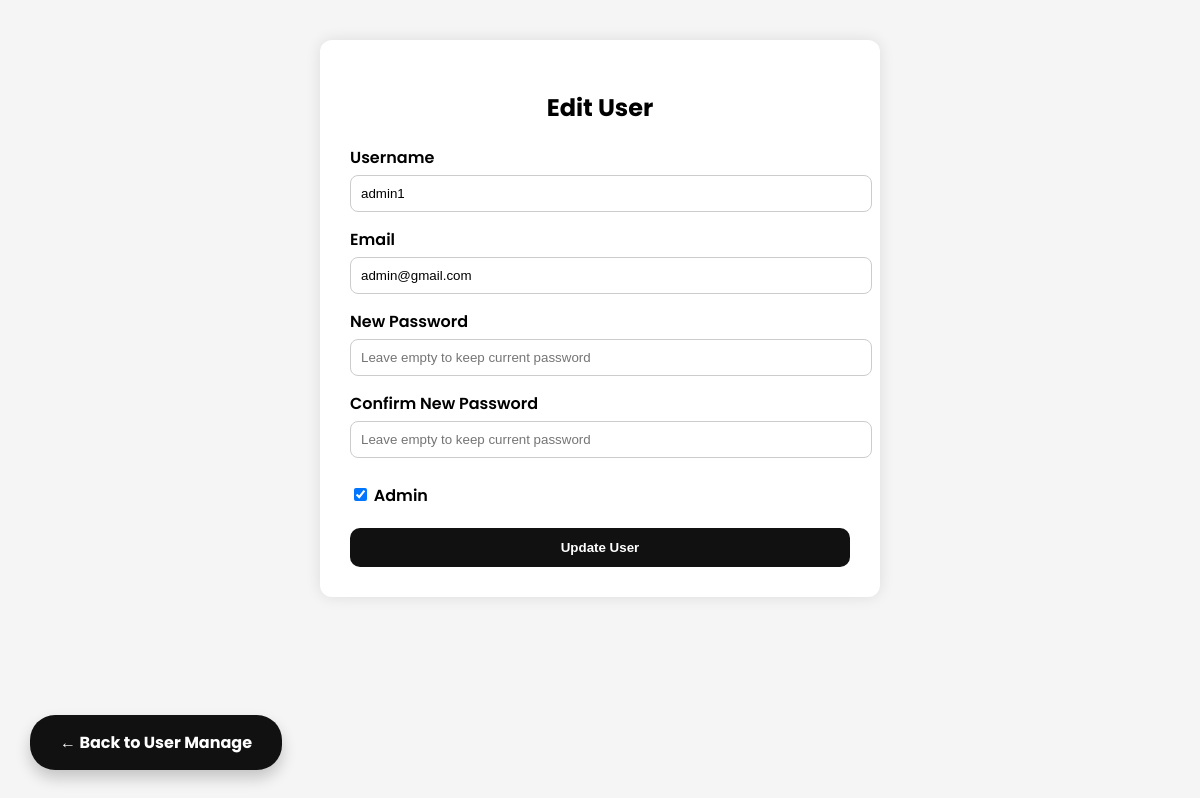
/admin/edit_user.php?id=31 (signed in), run on the app's committed database.
### tables this page shows
CREATE TABLE `users` (
  `id` int(11) NOT NULL,
  `username` varchar(100) NOT NULL,
  `email` varchar(255) NOT NULL,
  `password` varchar(255) NOT NULL,
  `created_at` timestamp NOT NULL DEFAULT current_timestamp(),
  `is_admin` tinyint(1) DEFAULT 0,
  `profile_picture` varchar(100) DEFAULT NULL,
  `failed_attempts` int(11) DEFAULT 0,
  `last_attempt_time` datetime DEFAULT NULL
);

### admin/edit_user.php (the view, shortened to what this page needs)
<?php
include '../db.php';
if (isset($_GET['id'])) {
    $user_id = $_GET['id'];
    $stmt = $pdo->prepare("SELECT * FROM users WHERE id = ?");
    $stmt->execute([$user_id]);
    $user = $stmt->fetch(PDO::FETCH_ASSOC);
} else {
    die('No user ID specified.');
}
?>
<!DOCTYPE html>
<html lang="en">
<head>
    <link rel="stylesheet" href="../css/admin.css">
</head>
<body>
    <div class="container">
        <h2>Edit User</h2>
        <form method="POST" action="edit_user.php?id=<?php echo htmlspecialchars($user['id']); ?>">
            <label for="username">Username</label>
            <input type="text" name="username" id="username" required value="<?php echo htmlspecialchars($user['username']); ?>">
            <label for="email">Email</label>
            <input type="email" name="email" id="email" required value="<?php echo htmlspecialchars($user['email']); ?>">
            <label for="new_password">New Password</label>
            <input type="password" name="new_password" id="new_password" placeholder="Leave empty to keep current password">
            <label for="confirm_password">Confirm New Password</label>
            <input type="password" name="confirm_password" id="confirm_password" placeholder="Leave empty to keep current password">
            <label>
                <input type="checkbox" name="is_admin" <?php echo $user['is_admin'] ? 'checked' : ''; ?>> Admin
            </label>
            <button type="submit" class="submit-btn">Update User</button>
        </form>
    </div>
    <a href="user_manage.php" class="floating-return">← Back to User Manage</a>
</body>
</html>

### css/admin.css (style rules this page uses)
body { font-family: Arial, sans-serif; margin: 0; padding: 20px; background-color: #f5f5f5; }
h2, h3 { margin-bottom: 10px; }
form label { display: block; margin-top: 15px; font-weight: bold; }
input[type="text"], input[type="number"], textarea, select { width: 100%; padding: 10px; margin-top: 5px; border-radius: 5px; border: 1px solid #ccc; }
.floating-return { position: fixed; bottom: 30px; left: 30px; background: #111; color: white; padding: 15px 30px; border-radius: 25px; font-size: 16px; font-weight: bold; text-decoration: none; box-shadow: 0 8px 15px rgba(0, 0, 0, 0.2); transition: background-color 0.3s ease; }

### admin/edit_user.php (style rules this page uses)
body { font-family: 'Poppins', sans-serif; background: #f5f5f5; padding: 40px; }
.container { max-width: 500px; margin: auto; background: white; padding: 30px; border-radius: 12px; box-shadow: 0 0 15px rgba(0, 0, 0, 0.1); }
h2 { text-align: center; margin-bottom: 20px; }
form label { display: block; margin-top: 15px; font-weight: 600; }
form input[type="text"], form input[type="email"], form input[type="password"] { width: 100%; padding: 10px; margin-top: 5px; border-radius: 8px; border: 1px solid #ccc; }
form input[type="checkbox"] { margin-top: 15px; }
.submit-btn { width: 100%; padding: 12px; margin-top: 20px; background-color: #111; color: white; font-weight: bold; border: none; border-radius: 10px; cursor: pointer; }
.floating-return { position: fixed; bottom: 30px; left: 30px; background: #111; color: white; padding: 15px 30px; border-radius: 25px; font-size: 16px; font-weight: bold; text-decoration: none; box-shadow: 0 8px 15px rgba(0, 0, 0, 0.2); transition: background-color 0.3s ease; }

### data on the page
users: username "admin1", email "admin@gmail.com", is_admin "☑"
